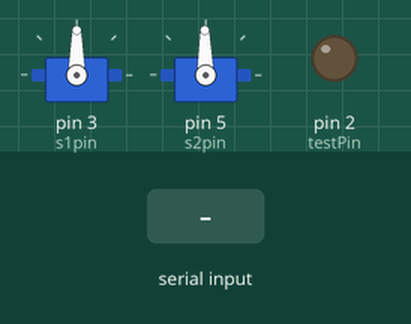
Bench run of a sketch on a simulated Arduino Uno, built with avr-gcc and run on an emulated ATmega328P. On the bench: 2 × servo, output pins drawn as LEDs (lit = HIGH). The inputs (shaded band) are chosen by the test bench.

Above: at 1.2 s.
1.3 s: byte 30 received over Serial
At 2.5 s:
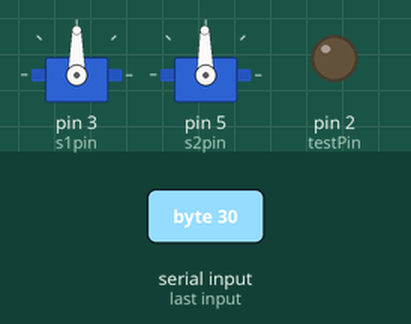
2.8 s: byte 90 received over Serial
At 3.1 s:
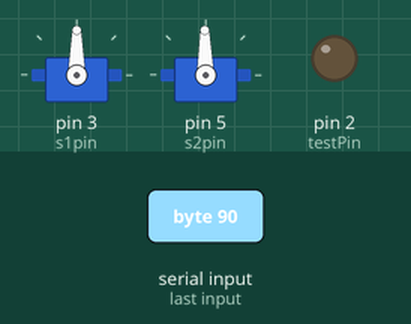
Timing chart, 0 to 5.8 s (numbered marks = the images above; inputs shaded):
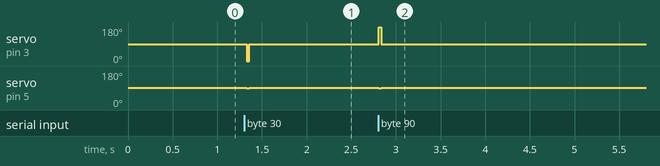

Measured:
- after the input at 1.3 s, servo on pin 3 (s1pin): 90° → 0° at once, → 90° 0.03 s later; servo on pin 5 (s2pin): 91° → 90° at once, → 91° 0.03 s later
- after the input at 2.8 s, servo on pin 3 (s1pin): 90° → 180° at once, → 90° 0.03 s later; servo on pin 5 (s2pin): 91° → 90° at once, → 91° 0.03 s later

The sketch:

CheckJoy.ino
```cpp
#define BAUD 9600

#include <Servo.h>
int xJoyPin=A1;
int yJoyPin=A0;
int xValue=0,yValue=0;
int outValueX=0,outValueY=0;
int s1pin=3;
int s2pin=5;
int testPin=2;

Servo s1;
Servo s2;

int data;

void setup() {
  // put your setup code here, to run once:
  //pinMode(xJoyPin,INPUT);
  //pinMode(s1pin,OUTPUT);
  s1.attach(s1pin);
  s2.attach(s2pin);
  pinMode(testPin,OUTPUT);

  //Serial.print(xValue);
  Serial.begin(9600);
}

void readData(byte c){
  byte h = c >> 4;
  byte v = c & 15;
  int mag=0;
  for(byte i=0,t=h;t%2==1&&i<2;t>>1,i++){
      mag+=45;
  }
  if(h==0||h==4){
      outValueX=90;
      //digitalWrite(testPin,HIGH);
  }
  else if(h<=3){
      outValueX=90-mag;
      //digitalWrite(testPin,LOW);
  }
  else{
      outValueX=90+mag;
      //digitalWrite(testPin,LOW);
  }
  mag=0;
  for(byte i=0,t=v;t%2==1&&i<2;t>>1,i++){
      mag+=45;
  }
  if(v==0||v==4){
      outValueY=91;
  }
  else if(v>3){
      outValueY=90+mag;
  }
  else if(v<=3){
      outValueY=90-mag;
  }
}

void loop() {
  if(Serial.available()>0){
      byte data= Serial.read();
      //Serial.print(data);
      readData(data);
  }
  else{
      outValueY=91;
      outValueX=90;
  }
  s1.write(outValueX);
  s2.write(outValueY);
  delay(30);
}
```
